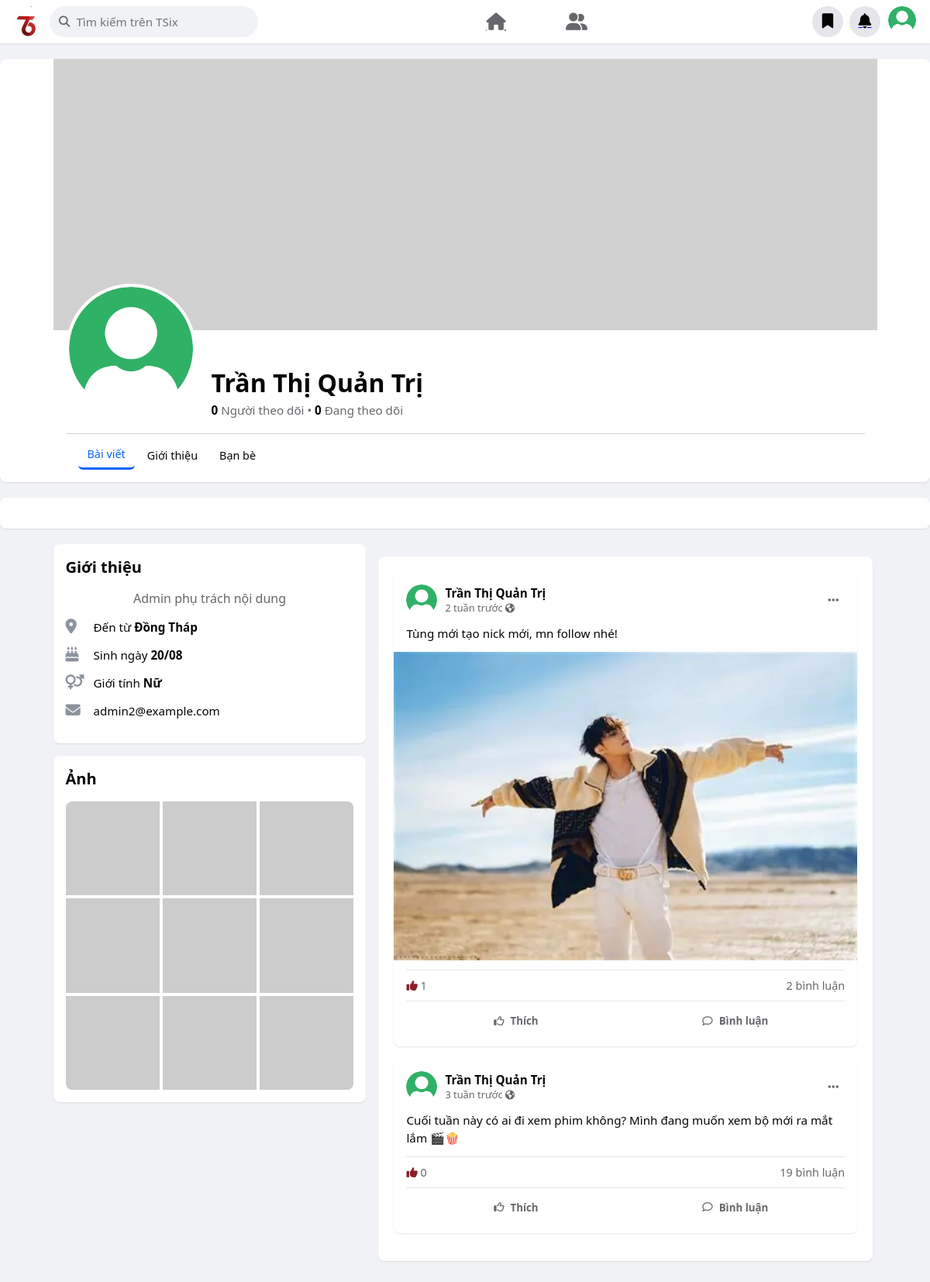
The page /profile.php?id=5 (signed in) on the database its author committed.
### tables this page shows
CREATE TABLE IF NOT EXISTS `users` (
  `UserID` int NOT NULL AUTO_INCREMENT,
  `FullName` varchar(100) NOT NULL,
  `Email` varchar(100) DEFAULT NULL,
  `Phone` varchar(15) DEFAULT NULL,
  `PasswordHash` varchar(255) NOT NULL,
  `Gender` enum('Nam','Nu','Khac') DEFAULT 'Khac',
  `BirthDate` date DEFAULT NULL,
  `Avatar` varchar(255) DEFAULT 'default_avatar.png',
  `Address` varchar(255) DEFAULT NULL,
  `CoverImage` varchar(255) DEFAULT NULL,
  `Bio` text,
  `Role` enum('user','admin') DEFAULT 'user',
  `Status` enum('active','locked') DEFAULT 'active',
  `CreatedAt` timestamp NULL DEFAULT CURRENT_TIMESTAMP,
  `LastLogin` timestamp NULL DEFAULT NULL,
  `ResetToken` varchar(64) DEFAULT NULL,
  `ResetTokenExpiry` datetime DEFAULT NULL,
  PRIMARY KEY (`UserID`),
  UNIQUE KEY `Email` (`Email`),
  UNIQUE KEY `Phone` (`Phone`)
);

CREATE TABLE IF NOT EXISTS `posts` (
  `PostID` int NOT NULL AUTO_INCREMENT,
  `FK_UserID` int NOT NULL,
  `Content` text,
  `Status` enum('active','deleted','hidden') DEFAULT 'active',
  `LikeCount` int DEFAULT '0',
  `CommentCount` int DEFAULT '0',
  `CreatedAt` timestamp NULL DEFAULT CURRENT_TIMESTAMP,
  `UpdatedAt` timestamp NULL DEFAULT CURRENT_TIMESTAMP ON UPDATE CURRENT_TIMESTAMP,
  PRIMARY KEY (`PostID`),
  KEY `FK_UserID` (`FK_UserID`)
);

### includes/functions.php (called while the page is built, shortened)
<?php
function timeAgo($datetime) {
    $time = is_numeric($datetime) ? $datetime : strtotime($datetime);
    $now = time();
    $diff = $now - $time;
    $intervals = [
        'năm'   => 31536000,
        'tháng' => 2592000,
        'tuần'  => 604800,
        'ngày'  => 86400,
        'giờ'   => 3600,
        'phút'  => 60,
    ];
    foreach ($intervals as $unit => $seconds) {
        $count = floor($diff / $seconds);
        if ($count >= 1) {
            return $count . ' ' . $unit . ' trước';
        }
    }
    return 'Vừa xong';
}
?>

### profile.php (the view, shortened to what this page needs)
<?php
require_once __DIR__ . '/includes/database.php';
require_once __DIR__ . '/includes/functions.php';
$current_user_id = $_SESSION['user_id'];
$profile_id = isset($_GET['id']) && is_numeric($_GET['id']) ? intval($_GET['id']) : $current_user_id;
$sql = "SELECT * FROM Users WHERE UserID = ?";
$stmt = mysqli_prepare($conn, $sql);
mysqli_stmt_bind_param($stmt, "i", $profile_id);
mysqli_stmt_execute($stmt);
$result = mysqli_stmt_get_result($stmt);
$user = mysqli_fetch_assoc($result);
$cover_style = !empty($user['CoverImage'])
    ? "background-image: url('" . BASE_URL . "uploads/cover_images/" . htmlspecialchars($user['CoverImage']) . "');"
    : "background-color: #d1d1d1;";
$profile_id = $user['UserID'];
$sql_followers = "SELECT COUNT(*) as total FROM FOLLOWS WHERE FK_FollowingID = ? AND Status = 'accepted'";
$stmt_f1 = mysqli_prepare($conn, $sql_followers);
mysqli_stmt_bind_param($stmt_f1, "i", $profile_id);
mysqli_stmt_execute($stmt_f1);
$res_f1 = mysqli_stmt_get_result($stmt_f1);
$follower_count = mysqli_fetch_assoc($res_f1)['total'];
$sql_following = "SELECT COUNT(*) as total FROM FOLLOWS WHERE FK_FollowerID = ? AND Status = 'accepted'";
$stmt_f2 = mysqli_prepare($conn, $sql_following);
mysqli_stmt_bind_param($stmt_f2, "i", $profile_id);
mysqli_stmt_execute($stmt_f2);
$res_f2 = mysqli_stmt_get_result($stmt_f2);
$following_count = mysqli_fetch_assoc($res_f2)['total'];
$birthDate = !empty($user['BirthDate'])
    ? date("d/m", strtotime($user['BirthDate']))
    : "Chưa cập nhật";
$genderTxt = ($user['Gender'] === 'Nam') ? 'Nam'
           : ($user['Gender'] === 'Nu' ? 'Nữ' : 'Khác');
$Address = !empty($user['Address'])
    ? htmlspecialchars($user['Address']) : "Chưa cập nhật";
$posts_query = "
    SELECT
        p.PostID, p.FK_UserID as UserID, p.Content, p.LikeCount, p.CommentCount, p.CreatedAt, p.Status,
        u.FullName, u.Avatar,
        (l.FK_UserID IS NOT NULL) AS user_liked
    FROM POSTS p
    JOIN Users u ON p.FK_UserID = u.UserID
    LEFT JOIN LIKES l ON l.FK_PostID = p.PostID AND l.FK_UserID = ?
    WHERE
        p.FK_UserID = ?
        AND p.Status != 'deleted'
    ORDER BY p.CreatedAt DESC
";
$posts_stmt = mysqli_prepare($conn, $posts_query);
mysqli_stmt_bind_param($posts_stmt, "ii", $current_user_id, $profile_id);
mysqli_stmt_execute($posts_stmt);
$posts_result = mysqli_stmt_get_result($posts_stmt);
$profile_posts = [];
while ($post = mysqli_fetch_assoc($posts_result)) {
    $post['time_ago'] = function_exists('timeAgo') ? timeAgo($post['CreatedAt']) : $post['CreatedAt'];
    $post['avatar_url'] = !empty($post['Avatar'])
        ? BASE_URL . 'uploads/avatars/' . htmlspecialchars($post['Avatar'])
        : 'https://ui-avatars.com/api/?name=' . urlencode($post['FullName']) . '&background=8B1E29&color=fff&size=200';
    $profile_posts[] = $post;
}
?>
<!DOCTYPE html>
<html lang="vi">
<head>
    <link rel="stylesheet" href="https://cdnjs.cloudflare.com/ajax/libs/font-awesome/6.5.0/css/all.min.css">
    <link rel="stylesheet" href="assets/Style-css/profile.css">
</head>
<body>
    <?php include __DIR__ . '/includes/header.php'; ?>
    <div class="profile-header">
        <div class="container">
            <div class="cover-photo" style="<?php echo $cover_style; ?>">
            </div>
            <div class="header-details">
                <div class="header-top-row">
                    <div class="user-identity">
                        <div class="avatar-container">
                            <img src="<?php echo $avatar_url; ?>" class="big-avatar" alt="Avatar">
                        </div>
                        <div>
                            <h1 class="fullname"><?php echo htmlspecialchars($user['FullName']); ?></h1>
                            <div class="stats-text">
                                <b><?php echo number_format($follower_count); ?></b> Người theo dõi •
                                <b><?php echo number_format($following_count); ?></b> Đang theo dõi
                            </div>
                        </div>
                    </div>
                </div>
                <div class="profile-menu">
                    <div class="menu-item active" onclick="switchTab(this, 'posts')">Bài viết</div>
                    <div class="menu-item" onclick="switchTab(this, 'about')">Giới thiệu</div>
                    <div class="menu-item" onclick="switchTab(this, 'friends')">Bạn bè</div>
                </div>
            </div>
        </div>
    </div>
    <div class="profile-content-container">
        <div id="tab-posts" class="tab-content active">
            </div>
    </div>
    <div class="container">
        <div class="profile-body">
            <div class="left-col">
                <div class="card">
                    <div class="card-title">Giới thiệu</div>
                    <?php if (!empty($user['Bio'])): ?>
                        <div style="text-align:center; margin-bottom:16px; color:#65676b;">
                            <?php echo htmlspecialchars($user['Bio']); ?>
                        </div>
                    <?php endif; ?>
                    <div class="intro-item">
                        <i class="fa-solid fa-location-dot"></i>
                        <span>Đến từ <b><?php echo $Address; ?></b></span>
                    </div>
                    <div class="intro-item">
                        <i class="fa-solid fa-cake-candles"></i>
                        <span>Sinh ngày <b><?php echo $birthDate; ?></b></span>
                    </div>
                    <div class="intro-item">
                        <i class="fa-solid fa-venus-mars"></i>
                        <span>Giới tính <b><?php echo $genderTxt; ?></b></span>
                    </div>
                    <div class="intro-item">
                        <i class="fa-solid fa-envelope"></i>
                        <span><?php echo htmlspecialchars($user['Email']); ?></span>
                    </div>
                </div>
                <div class="card">
                    <div class="card-title">Ảnh</div>
                    <div class="photo-grid">
                        <?php for($i=1; $i<=9; $i++): ?>
                        <img src="https://picsum.photos/200?random=<?php echo $i; ?>">
                        <?php endfor; ?>
                    </div>
                </div>
            </div>
            <div class="right-col">
                <div id="tab-posts" class="tab-content active">
                    <?php if (empty($profile_posts)): ?>
                        <div style="text-align:center; padding: 40px; color: #65676b; background: #fff; border-radius: 8px; border: 1px solid #e4e6eb;">
                            <h3>Chưa có bài viết nào</h3>
                            <p>Người dùng này chưa đăng bài viết nào.</p>
                        </div>
                    <?php else: ?>
                        <?php foreach ($profile_posts as $post): ?>
                        <div class="card post" id="post-<?php echo $post['PostID']; ?>">
                            <div class="post-header" style="display:flex; align-items:center; gap:10px; margin-bottom:12px;">
                                <img src="<?php echo $post['avatar_url']; ?>" class="post-avatar" style="width:40px;height:40px;border-radius:50%;object-fit:cover;">
                                <div class="post-user">
                                    <h4 style="margin:0; font-size:0.95rem;"><?php echo htmlspecialchars($post['FullName']); ?></h4>
                                    <div class="time" style="font-size:0.8rem; color:#65676b;">
                                        <?php echo $post['time_ago']; ?> <i class="fa-solid fa-earth-americas" style="font-size:12px;"></i>
                                    </div>
                                </div>
                                <div class="post-header-right">
                                    <div class="post-menu-btn" onclick="togglePostMenu('menu-<?php echo $post['PostID']; ?>')">
                                        <i class="fa-solid fa-ellipsis"></i>
                                    </div>
                                </div>
                            </div>
                            <div class="post-content" style="margin-bottom:12px; font-size:0.95rem; line-height:1.5;">
                                <?php echo nl2br(htmlspecialchars($post['Content'])); ?>
                            </div>
                            <?php if (!empty($post['images'])): ?>
                                <div class="post-images" style="display:grid; grid-template-columns: repeat(auto-fit, minmax(150px, 1fr)); gap:4px; margin:12px -16px;">
                                    <?php foreach ($post['images'] as $img): ?>
                                        <img src="<?php echo $img; ?>" style="width:100%; border-radius:0; object-fit:cover; max-height:500px;">
                                    <?php endforeach; ?>
                                </div>
                            <?php endif; ?>
                            <div class="post-stats" style="display:flex; justify-content:space-between; padding:10px 0; border-top:1px solid #e4e6eb; border-bottom:1px solid #e4e6eb; color:#65676b; font-size:0.9rem;">
                                <div>
                                    <i class="fa-solid fa-thumbs-up" style="color:#8B1E29;"></i>
                                    <span class="like-count"><?php echo $post['LikeCount']; ?></span>
                                </div>
                                <div><span class="comment-count"><?php echo $post['CommentCount']; ?></span> bình luận</div>
                            </div>
                            <div class="post-actions-row" style="display:flex; padding-top:8px;">
                                <button class="post-action-btn <?php echo $post['user_liked'] ? 'liked' : ''; ?>"
                                        onclick="toggleLike(this, <?php echo $post['PostID']; ?>)"
                                        style="flex:1; background:none; border:none; padding:8px; cursor:pointer; font-weight:600; color: #65676b; display:flex; align-items:center; justify-content:center; gap:8px;">
                                    <i class="fa-regular fa-thumbs-up"></i>
                                    <span><?php echo $post['user_liked'] ? 'Đã thích' : 'Thích'; ?></span>
                                </button>
                                <button class="post-action-btn btn-show-comments"
                                        onclick="toggleCommentSection(this)"
                                        style="flex:1; background:none; border:none; padding:8px; cursor:pointer; font-weight:600; color: #65676b; display:flex; align-items:center; justify-content:center; gap:8px;">
                                    <i class="fa-regular fa-comment"></i> Bình luận
                                </button>
                            </div>
                        </div>
                        <?php endforeach; ?>
                    <?php endif; ?>
                </div>
            </div>
        </div>
    </div>
</body>
</html>

### includes/header.php (shortened to what this page needs)
<?php
$current_user_id = $_SESSION['user_id'];
require_once 'database.php';
$sql = "SELECT FullName, Avatar FROM Users WHERE UserID = ?";
$stmt = mysqli_prepare($conn, $sql);
mysqli_stmt_bind_param($stmt, "i", $current_user_id);
mysqli_stmt_execute($stmt);
$result = mysqli_stmt_get_result($stmt);
$current_user = mysqli_fetch_assoc($result);
$avatar_url = !empty($current_user['Avatar'])
    ? 'uploads/avatars/' . htmlspecialchars($current_user['Avatar'])
    : 'https://ui-avatars.com/api/?name=' . urlencode($current_user['FullName']) . '&background=8B1E29&color=fff&size=120';
?>
<!DOCTYPE html>
<html lang="vi">
<head>
    <link rel="stylesheet" href="https://cdnjs.cloudflare.com/ajax/libs/font-awesome/6.5.0/css/all.min.css">
</head>
<body>
    <nav class="navbar">
        <div class="nav-left">
            <a href="index.php">
                <img src="<?php echo BASE_URL; ?>/assets/images/avt.png" class="navbar-logo-img" alt="TSix Logo">
            </a>
            <form action="search.php" method="GET" class="search-form">
                <div class="search-box">
                    <i class="fa-solid fa-magnifying-glass"></i>
                    <input type="text" name="q" class="search-input" placeholder="Tìm kiếm trên TSix" autocomplete="off">
                </div>
            </form>
        </div>
        <div class="nav-center">
            <a href="index.php" class="nav-item <?php echo (basename($_SERVER['PHP_SELF']) == 'index.php') ? 'active' : ''; ?>">
                <i class="fa-solid fa-house"></i>
            </a>
            <a href="friends.php" class="nav-item <?php echo (basename($_SERVER['PHP_SELF']) == 'friends.php') ? 'active' : ''; ?>">
                <i class="fa-solid fa-user-group"></i>
            </a>
        </div>
        <div class="nav-right">
            <a href="saved_posts.php" title="Bài viết đã lưu">
                <div class="nav-icon-circle">
                    <i class="fa-solid fa-bookmark"></i>
                </div>
            </a>
            <a href="notifications.php" title="Thông báo">
                <div class="nav-icon-circle">
                    <i class="fa-solid fa-bell"></i>
                </div>
            </a>
            <a href="logout.php">
                <img src="<?php echo $avatar_url; ?>" class="nav-avatar" alt="Avatar">
            </a>
        </div>
    </nav>

### rows shown on the page
users: Avatar (placeholder picture)
users: FullName "Trần Thị Quản Trị", Bio "Admin phụ trách nội dung", Address "Đồng Tháp", BirthDate "20/08", Gender "Nữ", Email "admin2@example.com"
posts: FK_UserID.FullName "Trần Thị Quản Trị", time_ago "2 tuần trước", Content "Tùng mới tạo nick mới, mn follow nhé!", LikeCount "1", CommentCount "2"
posts: FK_UserID.FullName "Trần Thị Quản Trị", time_ago "3 tuần trước", Content "Cuối tuần này có ai đi xem phim không? Mình đang muốn xem bộ mới ra mắt lắm 🎬🍿", LikeCount "0", CommentCount "19"

### other values the page prints
$follower_count "0"
$following_count "0"
